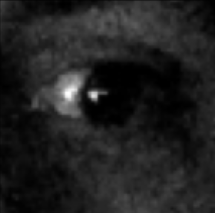
#> input picture try1.png, 215 x 213 px
$ python try.py
#> lines starting #> are read from the running program, lines starting #| are printed output that depends on the picture; after the words box and inside, x2 and y2 are one past the last pixel; in counts of white or black regions, pixels touching at a corner belong together
import cv2
import numpy as np
import itertools
import matplotlib.pyplot as plt

def lookup_displacement(displace_table, ref, dimension):
    # print(displace_table.shape)
    return displace_table[:,
      (displace_center[0] - ref[0]) : (displace_center[0] + dimension[0] - ref[0]),
      (displace_center[1] - ref[1]) : (displace_center[1] + dimension[1] - ref[1])]

def gradientX(img):
    return np.gradient(img)[::-1]


def computeDynamicThreshold(gradientMatrix, stdDevFactor):
    meanMagnGrad, stdMagnGrad = cv2.meanStdDev(gradientMatrix)
    stdDev = stdMagnGrad[0] / np.sqrt(gradientMatrix.shape[0] * gradientMatrix.shape[1])
    # print(meanMagnGrad, stdMagnGrad)
    return stdDevFactor * stdDev + meanMagnGrad[0]


eye = cv2.imread('try1.png',0)
#> eye is the input picture: shape (213, 215); min 0, max 253, mean 32.4


grad_x = gradientX(eye)[0]
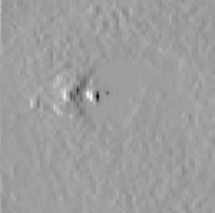
#> grad_x: shape (213, 215) float64; min -66, max 40.5, mean 0.1; drawn with min black and max white
grad_y = np.transpose(gradientX(np.transpose(eye))[0])
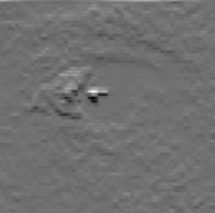
#> grad_y: shape (213, 215) float64; min -40, max 51, mean 0.1; drawn with min black and max white

# Compute all the magnitudes
magnitudes = cv2.magnitude(grad_x, grad_y)
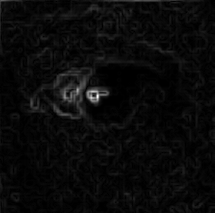
#> magnitudes: shape (213, 215) float64; min 0, max 66.68, mean 2.7; drawn with min black and max white
# Compute the Threshold
gradient_threshold = computeDynamicThreshold(magnitudes,50)
#> in computeDynamicThreshold, `meanMagnGrad, stdMagnGrad = cv2.meanStdDev(gradientMatrix)`: meanMagnGrad = [2.73]; stdMagnGrad = [3.2]
#> in computeDynamicThreshold, `stdDev = stdMagnGrad[0] / np.sqrt(gradientMatrix.shape[0] * gradientMa..`: stdDev = [0.015]
#> gradient_threshold = [3.48]
#Normalize
# print(eye.shape)

magnitudes_mask = magnitudes > gradient_threshold
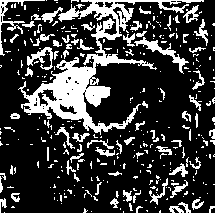
#> magnitudes_mask: shape (213, 215) bool; 23.2% white; 352 white regions (277 under 20 px), largest, box (x1, y1, x2, y2) and area: (18, 0, 204, 135) 4985, (134, 37, 189, 74) 373, (0, 0, 45, 56) 320
magnitudes_masked = magnitudes_mask * magnitudes
grad_x = np.divide(grad_x, magnitudes_masked, out=np.zeros_like(grad_x), where=magnitudes_masked!=0) #when nan replace with zero
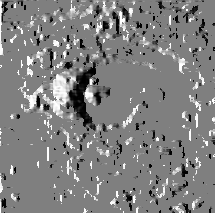
#> grad_x: shape (213, 215) float64; min -1, max 1, mean 0.0106; drawn with min black and max white
grad_y = np.divide(grad_y, magnitudes_masked, out=np.zeros_like(grad_y), where=magnitudes_masked!=0) #when nan replace with zero
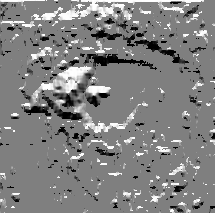
#> grad_y: shape (213, 215) float64; min -1, max 1, mean 0.0151; drawn with min black and max white

weight = cv2.GaussianBlur(eye, (5, 5), 0)
weight = np.invert(weight)
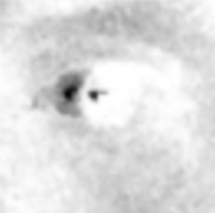
#> weight: shape (213, 215); min 6, max 255, mean 222.6

gradient = np.stack((grad_x, grad_y),0)


### Dispalcement
displace_center = np.array((100, 100))
displace_table = np.indices(eye.shape) - displace_center[:, None, None]

displace_table = displace_table[::-1, :, :] / (np.linalg.norm(displace_table[::-1, :, :], 2, 0, True) + 1e-10)
print('Dis table', displace_table.shape)
#| Dis table (2, 213, 215)
t = np.zeros_like(eye)
d = displace_table
for c in itertools.product(range(eye.shape[0]), range(eye.shape[1])):
    c = np.array(c)
    d = lookup_displacement(displace_table, c, eye.shape)

#> (the run stopped early here; a loop or call above may not have finished)

$ run again, with try2.png copied over try1.png
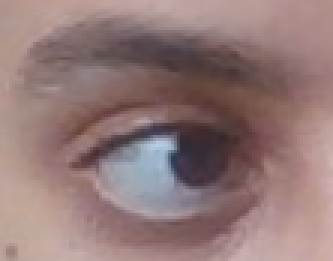
#> input picture try2.png, 111 x 87 px (shown 3 times larger)
#> meanMagnGrad = [4.94]; stdMagnGrad = [5.42]
#> stdDev = [0.0551]
#> gradient_threshold = [7.7]
#> `magnitudes_mask = magnitudes > gradient_threshold`:
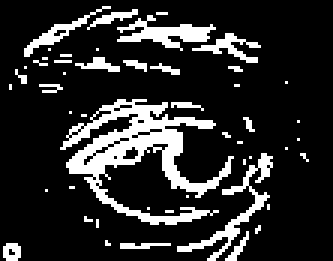
#> magnitudes_mask: shape (87, 111) bool (shown 3 times larger); 16.6% white in thin lines or dots, all inside (x1, y1, x2, y2) = (1, 2, 103, 87)
#> `weight = np.invert(weight)`:
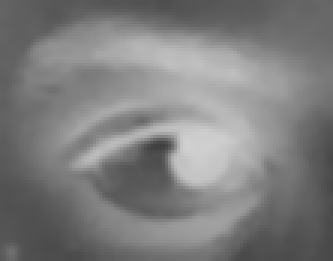
#> weight: shape (87, 111) (shown 3 times larger); min 63, max 209, mean 125.7
#| Dis table (2, 87, 111)
